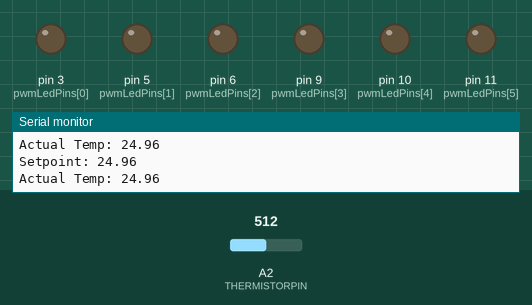
This sketch was run on a simulated Arduino Uno, built with avr-gcc and run on an emulated ATmega328P. Parts: output pins drawn as LEDs (lit = HIGH), the last lines printed to the serial monitor. The inputs (shaded band) are chosen by the test bench; at power-on: A2 (THERMISTORPIN) = 512.

Above: at 1.2 s.
1.3 s: A2 (THERMISTORPIN) set to 506
At 2.9 s:
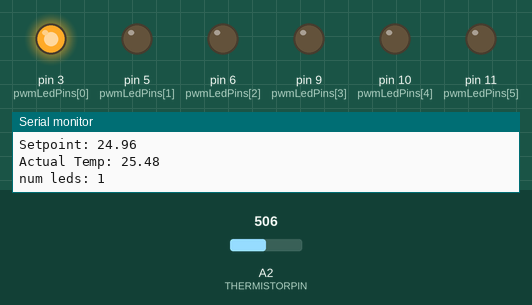
3.2 s: A2 (THERMISTORPIN) set to 306
At 4.0 s:
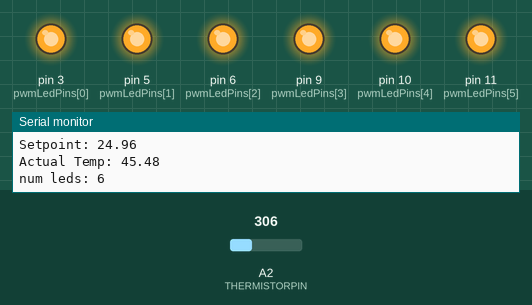
4.8 s: A2 (THERMISTORPIN) set to 2
6.3 s: A2 (THERMISTORPIN) set to 0
At 7.0 s:
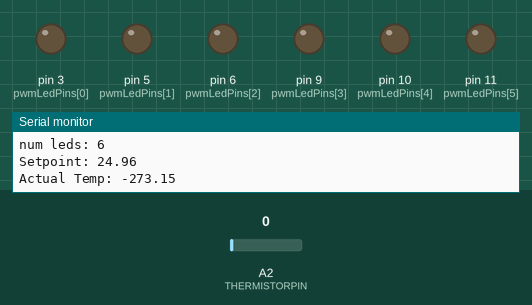
Timing chart, 0 to 9.1 s (numbered marks = the images above; inputs shaded):
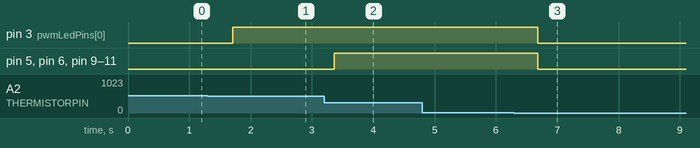

The sketch:

exp03_termistorLeds2.ino
```cpp
/************************************************************************************
* IMBRAX - INDUSTRIA MECATRONICA BRASILEIRA
* Nome: exp03_termistorLeds2
* Descricao: Faz a leitura do sensor de temperatura - termistor e com base no valor
* da resistencia do termistor aciona alguns leds para indicar a temperatura.
*
* Escrito por: Diego W. Antunes <diego@imbrax.com.br> usando como base o codigo da
* http://www.ladyada.net/learn/sensors/thermistor.html da Ladyada.
* Data: 30/04/2013
*************************************************************************************/

/************************************************************************************
* Constantes utilizadas no programa
************************************************************************************/
const int numLeds = 6; // Numero de leds conectados ao Arduino
/* Array com o numero dos pinos onde estao conectados os leds no Arduino, cada numero
* representa uma porta digital com suporte a PWM
*/
const int pwmLedPins[numLeds] = {3, 5, 6, 9, 10, 11};

#define THERMISTORPIN A2          // Pino do uC ligado no sensor
#define THERMISTORNOMINAL 10000   // Resistencia do  termistor a 25 graus
#define TEMPERATURENOMINAL 25     // Temp. nominal
#define NUMAMOSTRAS 5              // Numero de amostras
#define BCOEFFICIENT 3950         // Coeficiente beta
#define SERIESRESISTOR 10000      // Resistor em serie com o termistor

/************************************************************************************
* Variaveis
************************************************************************************/

/************************************************************************************
* Funcao: void setup(void)
* Descricao: Faz a configuracao e inicializacao de algumas variaveis importantes
* Notas:
************************************************************************************/
void setup(void)
{
    Serial.begin(9600);
    for (uint8_t i = 0; i < numLeds; i++) {
        pinMode(pwmLedPins[i], OUTPUT);
        Serial.println(pwmLedPins[i]);
    }
    pinMode(THERMISTORPIN, INPUT);
}

/************************************************************************************
* Funcao: void loop(void)
* Descricao: Faz a configuracao e inicializacao de algumas variaveis importantes
* Notas:
************************************************************************************/
void loop(void)
{
    float t = readSensor();
    showTempInLeds(t);
    delay(500);
}

/************************************************************************************
* Funcao: float readSensor(void)
* Descricao: Funcao para fazer a aquisicao do sensor de temperatura e converter.
* Notas:
************************************************************************************/
float readSensor(void)
{
    uint8_t i;
    float average;
    int samples[NUMAMOSTRAS];

    // take N samples in a row, with a slight delay
    for (i = 0; i< NUMAMOSTRAS; i++) {
        samples[i] = analogRead(THERMISTORPIN);
        delay(10);
    }

    // average all the samples out
    average = 0;
    for (i = 0; i < NUMAMOSTRAS; i++) {
       average += samples[i];
    }
    average /= NUMAMOSTRAS;

    // convert the value to resistance
    average = 1023 / average - 1;
    average = SERIESRESISTOR / average;

    float steinhart;
    steinhart = average / THERMISTORNOMINAL;     // (R/Ro)
    steinhart = log(steinhart);                  // ln(R/Ro)
    steinhart /= BCOEFFICIENT;                   // 1/B * ln(R/Ro)
    steinhart += 1.0 / (TEMPERATURENOMINAL + 273.15); // + (1/To)
    steinhart = 1.0 / steinhart;                 // Invert
    steinhart -= 273.15;                         // convert to C

    return steinhart;
}

/************************************************************************************
* Funcao: void showTempInLeds(const float temp)
* Descricao: Recebe a temperatura atual, salva um setpoint na primeira leitura e nas
*            proximas iteracoes acende um led para cada variacao da temperatura que
*            foi definida em variation.
* Notas:
************************************************************************************/
void showTempInLeds(const float temp)
{
    static bool isFirstTime = true;
    static float setPoint = 0.0;
    const float variation = 0.5;
    uint8_t numLeds = 0;

    Serial.print("Setpoint: ");
    Serial.println(setPoint);
    Serial.print("Actual Temp: ");
    Serial.println(temp);

    if (isFirstTime) {
        setPoint = temp;
        isFirstTime = false;
        return;
    }

    for (uint8_t i = 0; i < 6; i++) {
        digitalWrite(pwmLedPins[i], LOW);
    }

    if (temp > setPoint + variation) {
        numLeds = (uint8_t) (temp - setPoint) / variation;
        numLeds = constrain(numLeds, 1, 6);
        Serial.print("num leds: ");
        Serial.println(numLeds);

        for (uint8_t i = 0; i < numLeds; i++) {
            digitalWrite(pwmLedPins[i], HIGH);
        }
    }
}
```

Measured:
- the behaviour switches between 507 and 506 on A2 (THERMISTORPIN) (found by bisection; images 0 and 1)
- the behaviour switches between 1 and 0 on A2 (THERMISTORPIN) (found by bisection; images 2 and 3)
- after the input at 1.3 s, pin 3 (pwmLedPins[0]): LOW → HIGH after 0.41 s
- after the input at 3.2 s, pin 5 (pwmLedPins[1]), pin 6 (pwmLedPins[2]), pin 9 (pwmLedPins[3]), pin 10 (pwmLedPins[4]), pin 11 (pwmLedPins[5]): LOW → HIGH after 0.17 s
- after the input at 6.3 s, pin 3 (pwmLedPins[0]), pin 5 (pwmLedPins[1]), pin 6 (pwmLedPins[2]), pin 9 (pwmLedPins[3]), pin 10 (pwmLedPins[4]), pin 11 (pwmLedPins[5]): HIGH → LOW after 0.38 s
